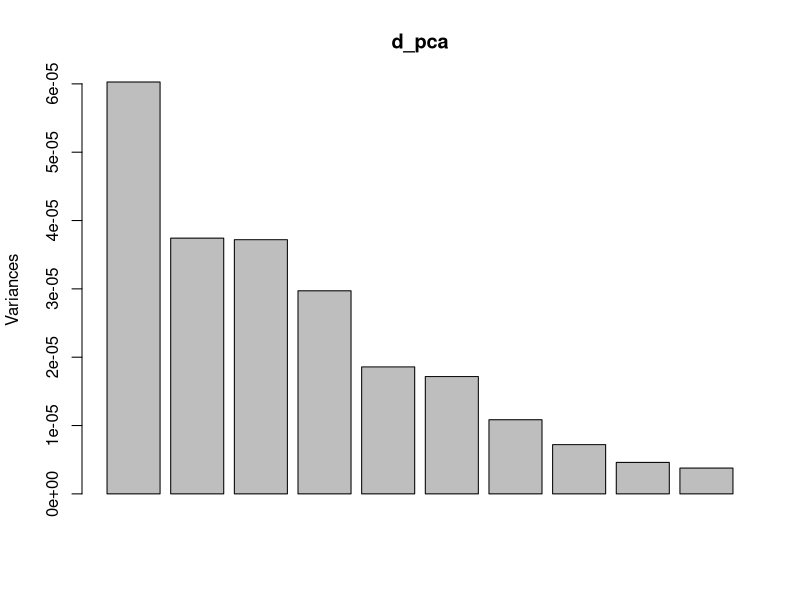

This chart was generated by the following R code:
## ---- chunk 1
knitr::opts_chunk$set(echo = TRUE)
## ---- chunk 2
library(tidyverse)
## ---- chunk 3
data = read_csv("data/Data.csv", col_names = FALSE, show_col_types = FALSE)
matrix_data <- as.matrix(data)
## ---- chunk 4
# Compute Correlation/Covariance Matrix and Eigenvalues
e_cov <- eigen(cov(data))

# Eigen Decomposition
eigenvalues = e_cov$values
eigenvectors = e_cov$vectors

# Creating Feature Matrix
feature_mat <- matrix_data %*% eigenvectors

#Calculate total variance
e_total_var<-sum(diag(cov(feature_mat))) 

#Create empty vectors
e_sdev <- rep(NA,ncol(matrix_data))
e_prop_var<-rep(NA,ncol(matrix_data))
e_cum_var<-rep(NA,ncol(matrix_data)) 

#Calculate proportion of variance explained and cumulative variance explained
for(i in 1:ncol(matrix_data)){
  e_prop_var[i]<-var(feature_mat[,i])/e_total_var
  }
for(i in 1:ncol(matrix_data)){
  e_cum_var[i]<-sum(e_prop_var[1:i])
  }


e_sdev = sqrt(eigenvectors)

e_dataframe <- tibble(eigenvalues = eigenvalues, prop_var = e_prop_var, cum_var = e_cum_var)
## ---- chunk 5
d_svd <- svd(matrix_data, nu = 0)

#Calculate the divisor for the variance
svd_var <- nrow(data) - 1

#Specify eigenvectors for svd
svd_vectors <- d_svd$v
#Calculate standard deviation of new variables
svd_sdev <- d_svd$d / sqrt(svd_var)

#Sqaure the standard deviation to find the eigenvalues
svd_values <- svd_sdev * svd_sdev

feat_mat_svd <- matrix_data %*% svd_vectors

svd_total_var <- sum(diag(cov(feat_mat_svd)))

#Create empty vectors
svd_prop_var<-rep(NA,ncol(matrix_data))
svd_cum_var<-rep(NA,ncol(matrix_data)) 

#Calculate proportion of variance explained and cumulative variance explained
for(i in 1:ncol(matrix_data)){
  svd_prop_var[i]<-var(feat_mat_svd[,i])/svd_total_var
  }
for(i in 1:ncol(matrix_data)){
  svd_cum_var[i]<-sum(svd_prop_var[1:i])
}

svd_dataframe <- tibble(eigenvalues = svd_values, prop_var = svd_prop_var, cum_var = svd_cum_var)
## ---- chunk 6
d_pca <-prcomp(matrix_data)

pca_values <- d_pca$sdev * d_pca$sdev
pca_vectors <- d_pca$rotation
feat_mat_pca <- d_pca$x
pca_sdev <- d_pca$sdev

pca_prop_var <- summary(d_pca)$importance[2,]
pca_cum_var <- summary(d_pca)$importance[3,]

pca_dataframe <- tibble(eigenvalues = pca_values, prop_var = pca_prop_var, cum_var = pca_cum_var)
## ---- chunk 7
e_dataframe
svd_dataframe
pca_dataframe

fve_dataframe <- tibble(pca = pca_dataframe$cum_var, ed = e_dataframe$cum_var, svd = svd_dataframe$cum_var)
fve_dataframe

plot(d_pca)
